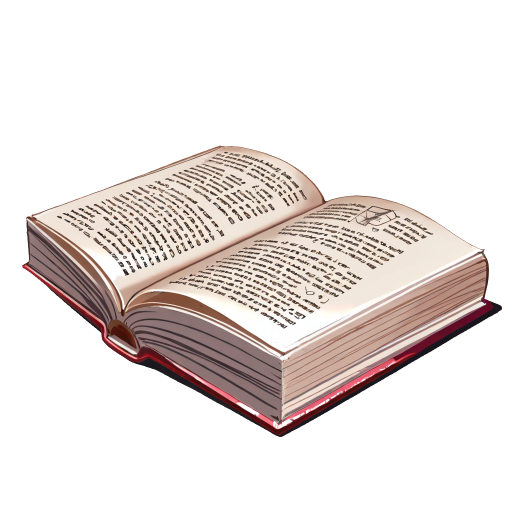
#> input picture control_tower/images/book.png, 1024 x 1024 px (shown at 1/2 size)
$ python build_executable.py
#> lines starting #> are read from the running program, lines starting #| are printed output that depends on the picture
"""
Script to build Control Tower as a standalone executable using PyInstaller
"""

import PyInstaller.__main__
import os
import sys

# Get the directory where this script is located
script_dir = os.path.dirname(os.path.abspath(__file__))

# Define paths relative to script directory
main_file = os.path.join(script_dir, "main.py")

# Check for .ico file, if not available, try to convert .png to .ico
icon_file = os.path.join(script_dir, "images", "book.ico")
png_icon = os.path.join(script_dir, "images", "book.png")

# Try to convert PNG to ICO if .ico doesn't exist
if not os.path.exists(icon_file) and os.path.exists(png_icon):
    print("Icon file not found, attempting to convert PNG to ICO...")
    try:
        from PIL import Image

        img = Image.open(png_icon)
#> img is the input picture: PIL image 1024x1024 RGBA; mean R, G, B, A 224.7, 217, 214.1, 81.8
        # Resize to standard icon sizes
        img = img.resize((256, 256), Image.Resampling.LANCZOS)
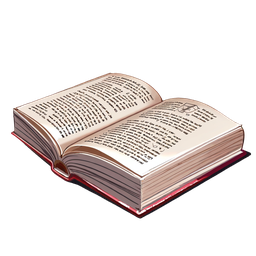
#> img: PIL image 256x256 RGBA; mean R, G, B, A 60.4, 52.8, 50.1, 81.8; transparent parts drawn white
        img.save(
            icon_file,
            format="ICO",
            sizes=[(256, 256), (128, 128), (64, 64), (48, 48), (32, 32), (16, 16)],
        )
        print(f"✅ Icon converted successfully: {icon_file}")
    except ImportError:
        print("⚠️ Pillow not installed. Building without icon.")
        print("   To add an icon, install Pillow: pip install Pillow")
        icon_file = None
    except Exception as e:
        print(f"⚠️ Failed to convert icon: {e}")
        icon_file = None
elif not os.path.exists(icon_file):
    print("⚠️ No icon file found. Building without icon.")
    icon_file = None

# PyInstaller arguments
args = [
    main_file,  # Main script
    "--onefile",  # Create a single executable
    "--windowed",  # No console window (GUI app)
    "--name=StoryEditor",  # Name of the executable
    # Add data files (non-Python files that need to be included)
    f'--add-data={os.path.join(script_dir, "config")}{os.pathsep}config',
    f'--add-data={os.path.join(script_dir, "fonts")}{os.pathsep}fonts',
    f'--add-data={os.path.join(script_dir, "images")}{os.pathsep}images',
    f'--add-data={os.path.join(script_dir, "story_editor")}{os.pathsep}story_editor',
    # Additional options
    "--clean",  # Clean PyInstaller cache before building
    "--noconfirm",  # Overwrite output directory without asking
]

# Add icon if available
if icon_file:
    args.insert(4, f"--icon={icon_file}")

print("Building Control Tower executable...")
print(f"Main file: {main_file}")
print(f"Build directory: {script_dir}")
print("\nThis may take a few minutes...\n")

try:
    PyInstaller.__main__.run(args)
#> (this line was passed over: PyInstaller is not available in this run)
    print("\n✅ Build complete!")
    print(f"Executable location: {os.path.join(script_dir, 'dist', 'StoryEditor.exe')}")
except Exception as e:
    print(f"\n❌ Build failed: {e}")
    sys.exit(1)
